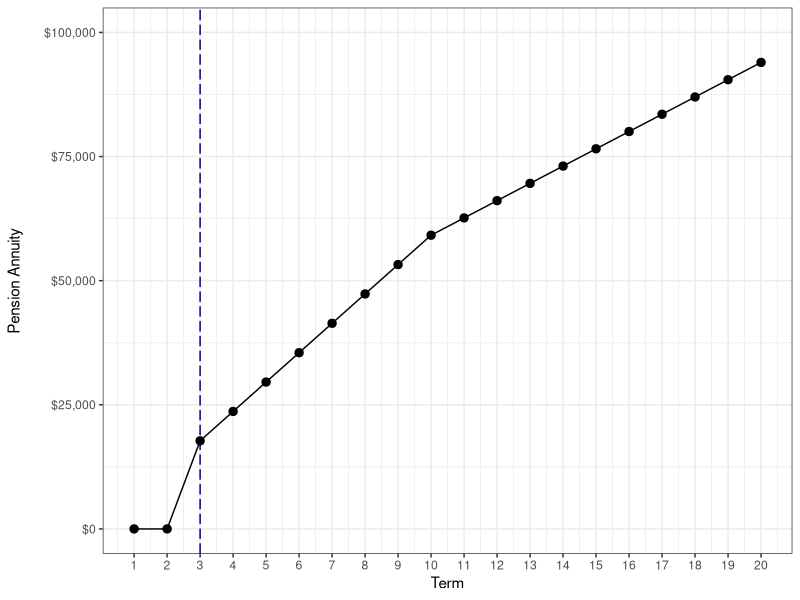
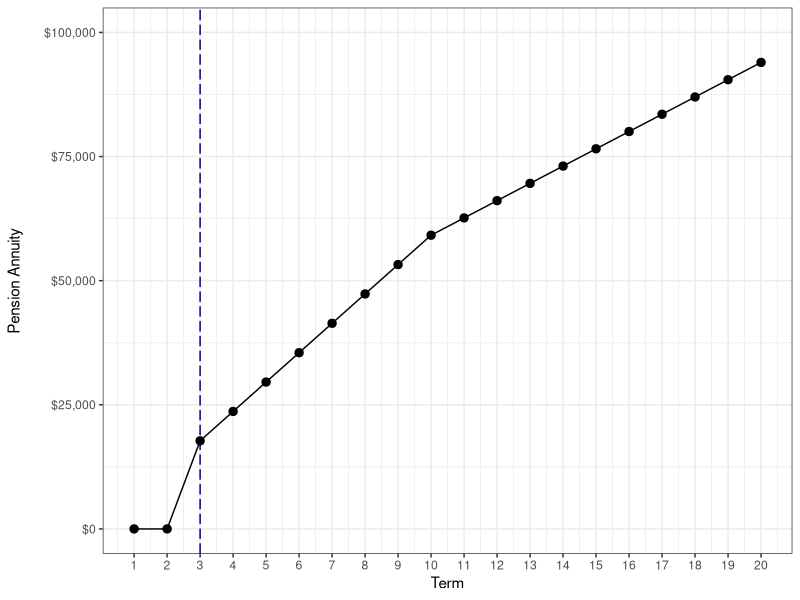

These charts were generated, in order, by the following R code:
# =============================================================================
# Script 07: FERS annuities plot
#
# OUTPUT:
#   Plot of FERS annuity vs completed terms in office
# =============================================================================

# -----------------------------------------------------------------------------
# 0. Load required packages
# -----------------------------------------------------------------------------

library(ggplot2)
library(scales)


# -----------------------------------------------------------------------------
# 1. Plot annuities and save
# -----------------------------------------------------------------------------

annuity <- matrix(0, nrow = 20, ncol = 2)

for (t in 1:20){
    annuity[t,1] <- t
}

for (t in 3:10){
    annuity[t,2] <- 174000*0.017*2*t
}

for (t in 11:20){
    annuity[t,2] <- annuity[10,2] + 174000*0.01*2*(t-10)
}

annuity <- as.data.frame(annuity)
colnames(annuity) <- c("term", "annuity")

ggplot(annuity, aes(x = term, y = annuity)) +
    geom_vline(xintercept = 3, linetype = 5, colour = "navy") +
    geom_line() +
    geom_point(size = 2.5) +
    coord_cartesian(ylim = c(0, 100000)) +
    scale_y_continuous(label = dollar, breaks = seq(0,100000, by = 25000)) +
    scale_x_continuous(breaks = seq(1,20, by = 1)) +
    labs(
        x = "Term", y = "Pension Annuity\n") +
    theme_bw()

ggsave("annuities plot/annuity_plot.pdf", width = 9, height = 4.5)
